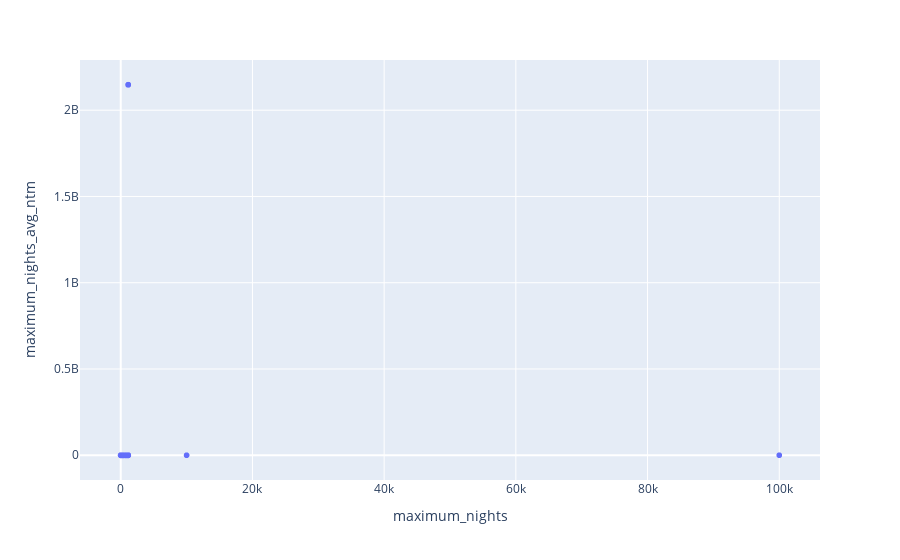

Notebook code for this chart:
### Markdown cell above
Not what was expecting. Let's try a scatterplot

### Code cell
px.scatter(df_listings[['maximum_nights', 'maximum_nights_avg_ntm']].astype('int'),
           x='maximum_nights',
           y='maximum_nights_avg_ntm')

### Figure 1 — Plotly figure (JSON) as saved in the notebook; plotly's stock layout.template omitted (floating-point values rounded to 4 significant figures; data arrays with more than 128 entries replaced by an {"elided": "..."} marker saying what was removed)
{"data": [{"hovertemplate": "maximum_nights=%{x}<br>maximum_nights_avg_ntm=%{y}<extra></extra>", "legendgroup": "", "marker": {"color": "#636efa", "symbol": "circle"}, "mode": "markers", "name": "", "showlegend": false, "type": "scattergl", "x": {"elided": "23185 int values"}, "xaxis": "x", "y": {"elided": "23185 int values"}, "yaxis": "y"}], "layout": {"legend": {"tracegroupgap": 0}, "margin": {"t": 60}, "xaxis": {"anchor": "y", "domain": [0, 1], "title": {"text": "maximum_nights"}}, "yaxis": {"anchor": "x", "domain": [0, 1], "title": {"text": "maximum_nights_avg_ntm"}}}}
